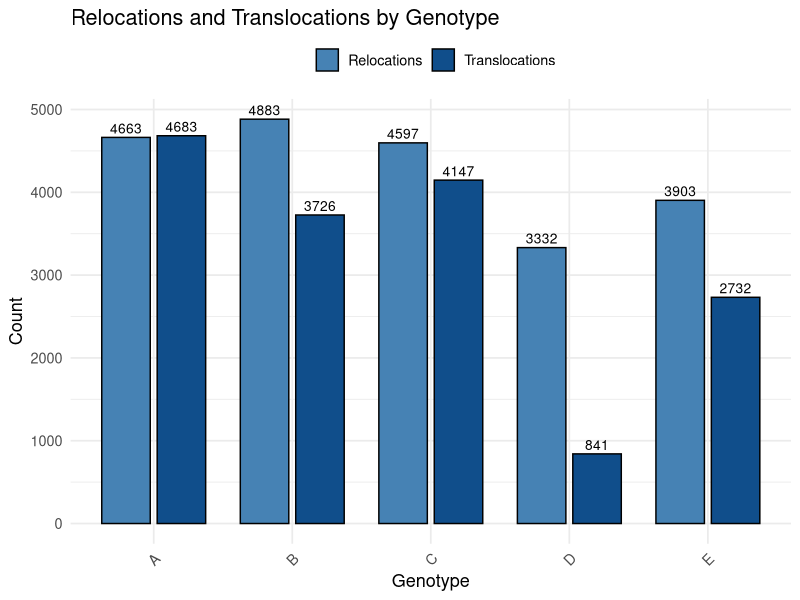

Recreate this plot in R.

library(ggplot2)
library(tidyr)
library(dplyr)

# Your data in the EXACT order you gave
genotypes <- c("A","B","C","D","E")
relocations <- c(4663, 4883, 4597, 3332, 3903)
translocations <- c(4683, 3726, 4147, 841, 2732)

df <- data.frame(
  Genotype = genotypes,
  Relocations = relocations,
  Translocations = translocations
) %>%
  pivot_longer(cols = c(Relocations, Translocations),
               names_to = "Type",
               values_to = "Count")

# SET ORDER EXACTLY AS GIVEN
df$Genotype <- factor(df$Genotype, levels = genotypes)

p <- ggplot(df, aes(x = Genotype, y = Count, fill = Type)) +
  geom_bar(stat = "identity",
           position = position_dodge(width = 0.8),
           width = 0.7,
           color = "black") +
  scale_fill_manual(values = c("Relocations" = "steelblue",
                               "Translocations" = "dodgerblue4")) +
  geom_text(aes(label = Count),
            position = position_dodge(width = 0.8),
            vjust = -0.4, size = 3.5) +
  labs(title = "Relocations and Translocations by Genotype",
       x = "Genotype", y = "Count", fill = "") +
  theme_minimal(base_size = 13) +
  theme(legend.position = "top",
        axis.text.x = element_text(angle = 45, hjust = 1))

print(p)
